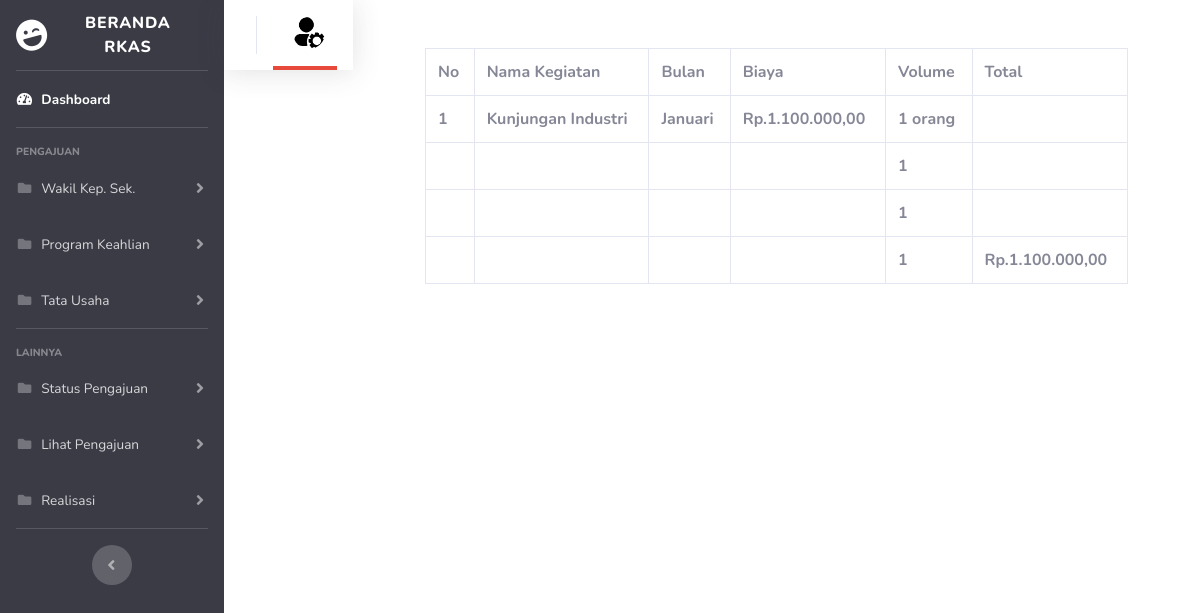
Before: /rkas/kegiatanadmin.php with the older database file.
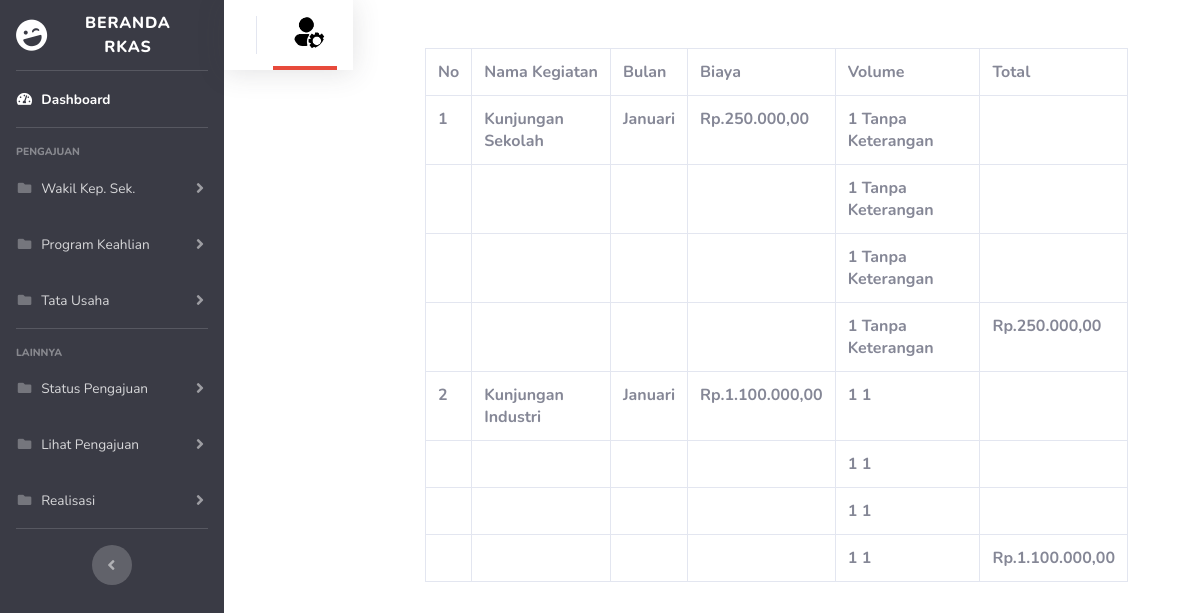
After: the same page with the newer database file.
### tables this page shows
CREATE TABLE `tb_kegiatan` (
  `id_kegiatan` int(11) NOT NULL,
  `sumber_dana` varchar(50) NOT NULL,
  `tahun_ajuan` int(4) NOT NULL,
  `nama_kegiatan` varchar(50) NOT NULL,
  `bulan` varchar(50) NOT NULL,
  `biaya` int(20) NOT NULL,
  `volume_1` int(11) NOT NULL,
  `volume_2` int(11) NOT NULL,
  `volume_3` int(11) NOT NULL,
  `volume_4` int(11) NOT NULL,
  `keterangan_volume1` varchar(75) NOT NULL,
  `keterangan_volume2` varchar(75) NOT NULL,
  `keterangan_volume3` varchar(75) NOT NULL,
  `keterangan_volume4` varchar(75) NOT NULL,
  `total` int(20) NOT NULL,
  `status` varchar(50) NOT NULL
);

### rkas/kegiatanadmin.php (the view, shortened to what this page needs)
<?php
include "koneksi.php";
$id = $_GET['id'];
$sql = mysqli_query($conn, "SELECT * FROM tb_kegiatan ORDER BY id_kegiatan DESC");
?>
<head>
    <link href="vendor/fontawesome-free/css/all.min.css" rel="stylesheet" type="text/css">
    <link href="css/sb-admin-2.css" rel="stylesheet">
</head>
<body id="page-top">
        <div id="wrapper">
<ul class="navbar-nav bg-gray-900 sidebar sidebar-dark accordion" id="accordionSidebar">
    <a class="sidebar-brand d-flex align-items-center justify-content-center" href="admin.php?id=<?= $id ?>">
        <div class="sidebar-brand-icon rotate-n-15">
            <i class="fas fa-laugh-wink"></i>
        </div>
        <div class="sidebar-brand-text mx-3">Beranda RKAS </div>
    </a>
    <hr class="sidebar-divider my-0">
    <li class="nav-item active">
        <a class="nav-link" href="admin.php?id=<?= $id ?>">
            <i class="fas fa-fw fa-tachometer-alt"></i>
            <span>Dashboard</span></a>
    </li>
    <hr class="sidebar-divider">
    <div class="sidebar-heading">
        PENGAJUAN
    </div>
    <li class="nav-item">
        <a class="nav-link collapsed" href="#" data-toggle="collapse" data-target="#collapseTwo"
            aria-expanded="true" aria-controls="collapseTwo">
            <i class="fas fa-fw fa-folder"></i>
            <span>Wakil Kep. Sek.</span>
        </a>
    </li>
    <li class="nav-item">
        <a class="nav-link collapsed" href="#" data-toggle="collapse" data-target="#collapseUtilities"
            aria-expanded="true" aria-controls="collapseUtilities">
            <i class="fas fa-fw fa-folder"></i>
            <span>Program Keahlian</span>
        </a>
    </li>
    <li class="nav-item">
        <a class="nav-link collapsed" href="#" data-toggle="collapse" data-target="#TU"
            aria-expanded="true" aria-controls="collapseUtilities">
            <i class="fas fa-fw fa-folder"></i>
            <span>Tata Usaha</span>
        </a>
    </li>
    <hr class="sidebar-divider">
    <div class="sidebar-heading">
        Lainnya
    </div>
    <li class="nav-item">
        <a class="nav-link collapsed" href="#" data-toggle="collapse" data-target="#status"
            aria-expanded="true" aria-controls="collapsePages">
            <i class="fas fa-fw fa-folder"></i>
            <span>Status Pengajuan</span>
        </a>
    </li>
    <li class="nav-item">
        <a class="nav-link collapsed" href="#" data-toggle="collapse" data-target="#lihat"
            aria-expanded="true" aria-controls="collapsePages">
            <i class="fas fa-fw fa-folder"></i>
            <span>Lihat Pengajuan</span>
        </a>
    </li>
    <li class="nav-item">
                <a class="nav-link collapsed" href="#" data-toggle="collapse" data-target="#realisasi"
                    aria-expanded="true" aria-controls="collapsePages">
                    <i class="fas fa-fw fa-folder"></i>
                    <span>Realisasi</span>
                </a>
            </li>
    <hr class="sidebar-divider d-none d-md-block">
    <div class="text-center d-none d-md-inline">
        <button class="rounded-circle border-0" id="sidebarToggle"></button>
    </div>
</ul>
<nav class="navbar navbar-expand navbar-light bg-white topbar mb-4 static-top shadow">
            <ul class="navbar-nav ml-auto">
                <li class="nav-item dropdown no-arrow">
                    <a class="nav-link dropdown-toggle border-bottom-danger" href="#" id="userDropdown" role="button"
                        data-toggle="dropdown" aria-haspopup="true" aria-expanded="false">
                        <img class="img-profile rounded-circle "
                            src="img/opprofil.png">
                    </a>
                </li>
            </ul>
        </nav>
        <div class="container">
        <div class="p-5">
        <div class="table-responsive">
                                <table class="table table-bordered" id="dataTable" width="100%" cellspacing="0">
                                <tr>
                                            <th>No</th>
                                            <th>Nama Kegiatan</th>
                                            <th>Bulan</th>
                                            <th>Biaya</th>
                                            <th>Volume</th>
                                            <th>Total</th>
                                    </tr>
                                        <?php $no = 0;?>
                                    <?php foreach ($sql as $row) : ?>
                                    <tr>
                                    <th><?php $no += 1; echo $no;?></th>
                                    <th><?= $row["nama_kegiatan"];?></th>
                                    <th><?= $row["bulan"];?></th>
                                    <th>Rp.<?= number_format($row["biaya"], 2, ',', '.'); ?></th>
                                    <th><?= $row["volume_1"];?> <?= $row["keterangan_volume1"]?></th>
                                    <th></th>
                                    </tr>
                                    <tr>
                                        <th></th>
                                        <th></th>
                                        <th></th>
                                        <th></th>
                                        <th><?= $row["volume_2"];?> <?= $row["keterangan_volume2"]?></th>
                                        <th></th>
                                    </tr>
                                    <tr>
                                        <th></th>
                                        <th></th>
                                        <th></th>
                                        <th></th>
                                        <th><?= $row["volume_3"];?> <?= $row["keterangan_volume3"]?></th>
                                        <th></th>
                                    </tr>
                                    <tr>
                                        <th></th>
                                        <th></th>
                                        <th></th>
                                        <th></th>
                                        <th><?= $row["volume_4"];?> <?= $row["keterangan_volume4"]?></th>
                                        <th>Rp.<?= number_format($row["total"], 2, ',', '.'); ?></th>
                                    </tr>
                                    <?php endforeach; ?>
                            </div>
                            </div>
                        </div>
                        </div>
</body>
</html>

Changed rows visible on the page:
added tb_kegiatan: nama_kegiatan "Kunjungan Sekolah", bulan "Januari", biaya "250.000,00", volume_1 "1", keterangan_volume1 "Tanpa Keterangan", volume_2 "1", keterangan_volume2 "Tanpa Keterangan", volume_3 "1", keterangan_volume3 "Tanpa Keterangan", volume_4 "1", keterangan_volume4 "Tanpa Keterangan", total "250.000,00"
changed tb_kegiatan "Kunjungan Industri": keterangan_volume1 "orang" → "1"; keterangan_volume2 (not shown) → "1"; keterangan_volume3 (not shown) → "1"; keterangan_volume4 (not shown) → "1"
